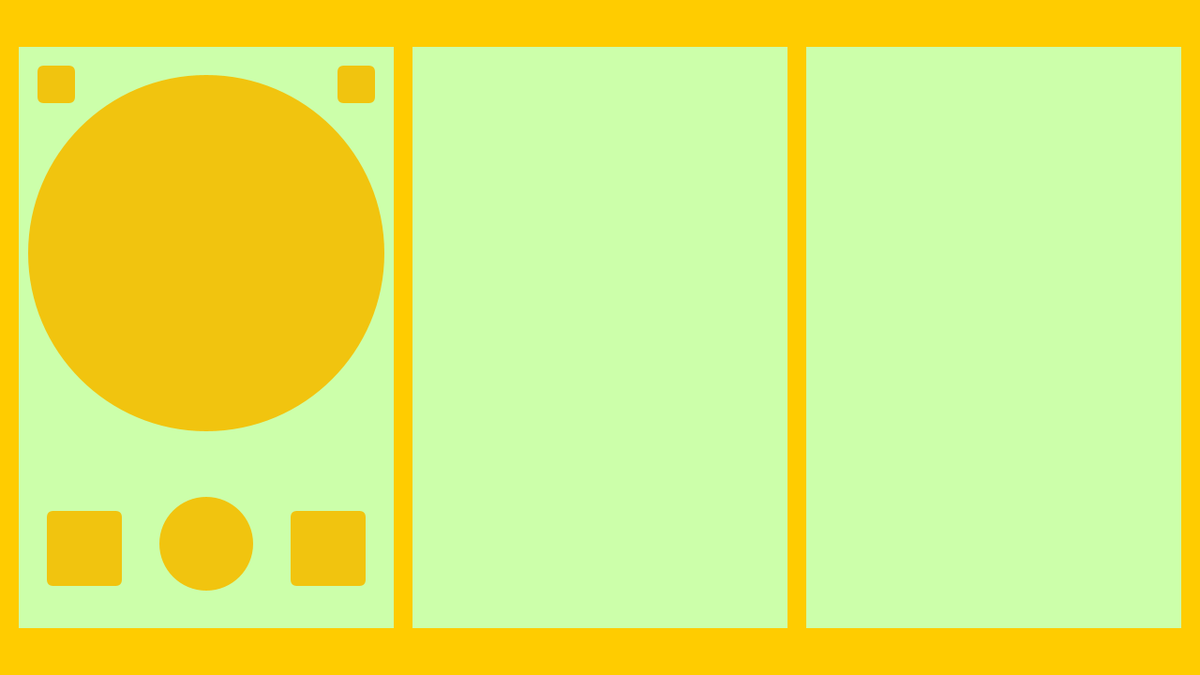
Frame 1 (no input)
Frame 60 (the mouse pressed at the canvas centre just before this capture): identical to frame 1, image omitted
Frame 120 (the mouse held since frame 60 and released just before this capture): identical to frame 1, image omitted

The Processing sketch that drew this single still picture (run headless with seeded random() and noise(); from frame 60 on, the mouse is pressed at the canvas centre):

// Processing sketch: sketch_171119a
// ── sketch_171119a.pde
void setup() {
  size(1280, 720);
  background(255, 204, 0);
}

void draw(){
  drawAnalogPH();
  drawDigitalTemp();
  drawAnalogRPM();
}

void getValue(){
  
}

void updateValues(){
  
}

void updateGraphs(){
  
}

void getSettings(){
  
}

void pHSettings(){
  
}

void tempSettings(){
  
}

void drawAnalogPH(){
  /*This is to be used as a template*/
  
   noStroke();
   fill(#CCFFAA);
   rect(20, 50, 400, 620);
   
   fill(#F1C40F);
   ellipse(220, 270, 380, 380);
   
   fill(#F1C40F);
   ellipse(220, 580, 100, 100);
   
   rect(50, 545, 80, 80, 7);//bottom left button
   
   rect(310, 545, 80, 80, 7);// bottom right button
   
   rect(360, 70, 40, 40, 7); // top left button (settings)
   
   rect(40, 70, 40, 40, 7); // top right button (mode)
}

void drawAnalogRPM(){
   noStroke();
   fill(#CCFFAA);
   rect(860, 50, 400, 620);
  
}

void drawDigitalPH(){
  
}

void drawDigitalTemp(){
   noStroke();
   fill(#CCFFAA);
   rect(440, 50, 400, 620);
}

void drawDigitalRPM(){
  
}
